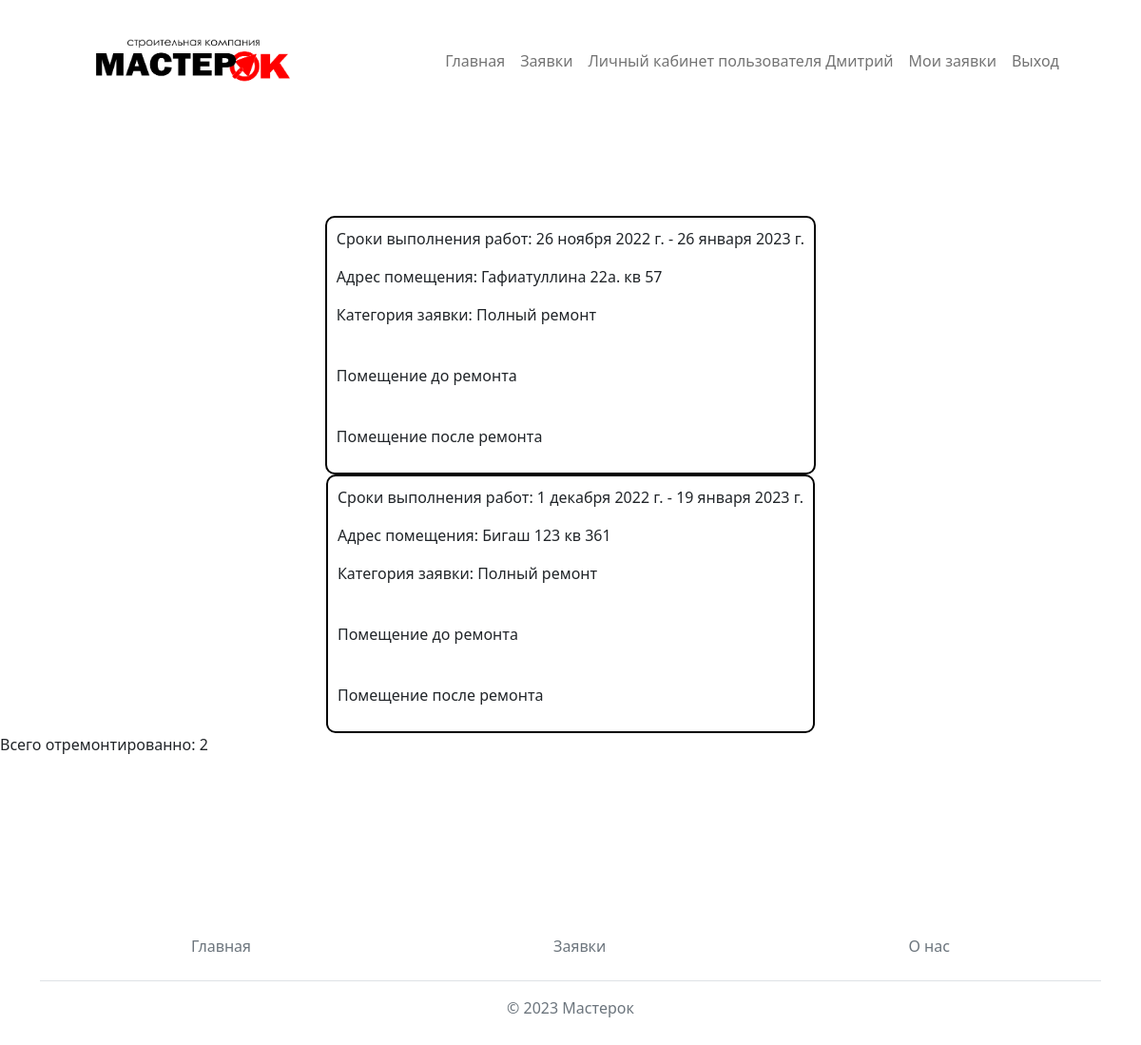
Screenshot of / (signed in) with the database file from the repository.
### firstapp/models.py (models this page shows, shortened)
class Order(models.Model):
    adress = models.CharField(max_length=50, verbose_name="Введите адрес заказчика")
    title = models.TextField(verbose_name="Описние заявки")
    max_price = models.FloatField(verbose_name="Максимальная сумма")
    end_price = models.FloatField(verbose_name="Согласованная цена", null=True, blank=True)
    status = models.ForeignKey('Status', on_delete=models.SET_DEFAULT, default=0)
    category = models.ForeignKey('Category', on_delete=models.CASCADE)
    user = models.ForeignKey('Person', on_delete=models.CASCADE)
    do_remont = models.ImageField(upload_to='images/', default='images/def.jpg')
    posle_remont = models.ImageField(upload_to='images/', default='images/def.jpg', null=True, blank=True   )
    time_do = models.DateField(default=timezone.now)
    time_posle = models.DateField(blank=True, null=True)
    class Meta:
        ordering = ('-time_posle',)

class Category(models.Model):
    name = models.CharField(max_length=20, verbose_name="Наименование категории")
    def __str__(self):
        return self.name

### firstapp/views.py (the view)
# urls.py: path('', views.main, name="main"),
def main(request):
    model = Order
    count = model.objects.filter(status__exact = 3).count()
    orders = model.objects.filter(status__exact = 3)
    users = Person.objects.all()
    return render(request, 'base_generic.html', context={
        'count':count,
        'users':users,
        'orders': orders,
    })

### firstapp/templates/base_generic.html (shortened to what this page needs)
{% load static %}
<!DOCTYPE html>
<html lang="ru">
<head>
    <link href="https://cdn.jsdelivr.net/npm/bootstrap@5.2.3/dist/css/bootstrap.min.css" rel="stylesheet"
>
    <link rel="stylesheet" href="{% static 'css/style.css' %}">
</head>
<body>
<nav class="navbar navbar-expand-lg ">
    <div class="container-fluid navig">
        <div class="collapse navbar-collapse" id="navbarText">
            <img src="{% static 'images/logo.jpg' %}" class="logotip">
            <ul class="navbar-nav me-auto mb-2 mb-lg-0" id="ulik">
                <li class="nav-item">
                    <a class="nav-link" aria-current="page" href="{% url 'main' %}">Главная</a>
                </li>
                <li class="nav-item">
                    <a class="nav-link " href="#">Заявки</a>
                </li>
                {% if user.is_authenticated %}
                <a class="nav-link" href="{% url 'user_page' %}">Личный кабинет пользователя {{ user.first_name }}</a>
                <li>
                    <a class="nav-link" href="">Мои заявки</a>
                </li>
                <li>
                    <a class="nav-link" href="{% url 'logout' %}">Выход</a>
                </li>
                {% else %}
                <li>
                    <a class="nav-link" href="{% url 'login' %}">Войти</a>
                </li>
                {% endif %}
            </ul>
        </div>
    </div>
</nav>
<div class="main">
    {% block content %}
       <div class="counter">
    {% for orderss in orders %}
        <div class="counter_box">
            <div class="box_content">
                <div class="box">
                    <p>Сроки выполнения работ: {{orderss.time_do}} - {{orderss.time_posle}}</p>
                </div>
                <div class="box">
                    <p>Адрес помещения: {{orderss.adress}}</p>
                </div>
                <div class="box">
                    <p>Категория заявки: {{orderss.category}}</p>
                </div>
                <div class="box">
                    <p>Помещение до ремонта</p>
                </div>
                <div class="box">
                    <p>Помещение после ремонта</p>
                </div>
            </div>
        </div>
    {% endfor %}
           </div>
    <div class="schet">
        <div class="schet_box">
            <p>Всего отремонтированно: {{count}}</p>
        </div>
    </div>
    {% endblock %}
</div>
<div class="container  mt-5">
    <footer class="py-3 my-4">
        <ul class="nav justify-content-center border-bottom pb-3 mb-3">
            <li class="nav-item"><a href="#" class="nav-link px-2 text-muted">Главная</a></li>
            <li class="nav-item"><a href="#" class="nav-link px-2 text-muted">Заявки</a></li>
            <li class="nav-item"><a href="#" class="nav-link px-2 text-muted">О нас</a></li>
        </ul>
        <p class="text-center text-muted">© 2023 Мастерок</p>
    </footer>
</div>

### firstapp/static/css/style.css (style rules this page uses)
* { margin: 0 auto; }
.logotip { width:250px; }
.main { padding: 100px 0; max-width: 1200px; }
.counter_box { border: 2px solid black; border-radius: 10px; padding 10px; width: fit-content; height: fit-content; }
.counter_box .box_content { padding: 10px; }

### rows the page displays
Order: time_do "26 ноября 2022 г.", time_posle "26 января 2023 г.", adress "Гафиатуллина 22а. кв 57", category "Полный ремонт"
Order: time_do "1 декабря 2022 г.", time_posle "19 января 2023 г.", adress "Бигаш 123 кв 361", category "Полный ремонт"

### other values shown
{{ user.first_name }} "Дмитрий"
{{ count }} "2"
